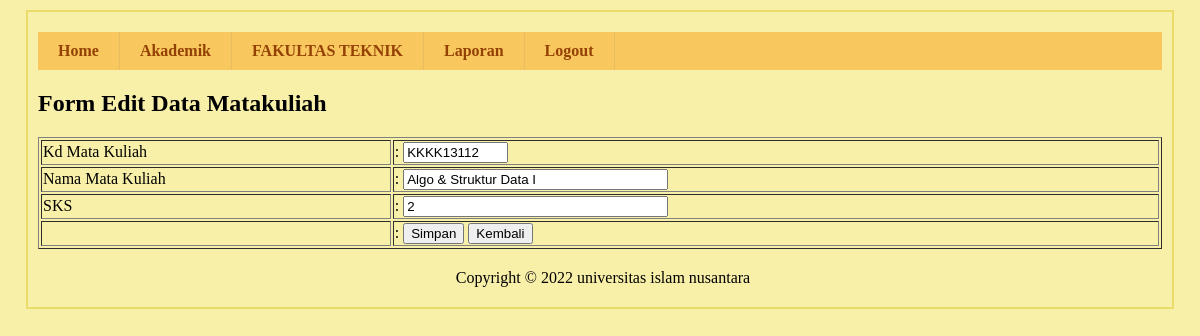
The app's page /sisfo-kampus/media.php?page=editmatakuliah&kdmk=KKKK13112 (signed in) with its own data.
### tables this page shows
CREATE TABLE `tbl_matakuliah` (
  `kd_mk` varchar(15) NOT NULL,
  `nama_mk` varchar(30) DEFAULT NULL,
  `SKS` int(2) DEFAULT NULL,
  `aktif` enum('Y','T') DEFAULT 'Y'
);

### sisfo-kampus/form/form-matakuliah-edit.php (the view, shortened to what this page needs)
<?php
include "koneksi.php";
$sql_edit = mysqli_query($conn,"SELECT * FROM tbl_matakuliah WHERE kd_mk='$_GET[kdmk]'");
$row =  mysqli_fetch_array($sql_edit);
?>
<h2>Form Edit Data Matakuliah</h2>
<table border="1" width="100%">
    <form method="POST" action="" enctype="multipart/form-data">
        <tr>
            <td>Kd Mata Kuliah</td>
            <td>: <input type="text" name="kd_mk" value="<?php echo $row['kd_mk']; ?>" size="10"></td>
        </tr>
        <tr>
            <td>Nama Mata Kuliah</td>
            <td>: <input type="text" name="nama_mk" value="<?php echo $row['nama_mk']; ?>" size="30"></td>
        </tr>
        <tr>
            <td>SKS</td>
            <td>: <input type="int" name="SKS" value="<?php echo $row['SKS']; ?>" size="30"></td>
        </tr>
        <td>&nbsp;</td>
        <td>: <button type="submit" name="simpan">Simpan</button>
            <button type="button" onclick=window.location.href='./media.php?page=matakuliah'>Kembali</button>
        </td>
    </form>
</table>

### sisfo-kampus/css/style.css (style rules this page uses)
body { background:#f8f0a9;margin:0;padding:0; }

### records on screen
tbl_matakuliah: kd_mk "KKKK13112", nama_mk "Algo & Struktur Data I", SKS "2"
